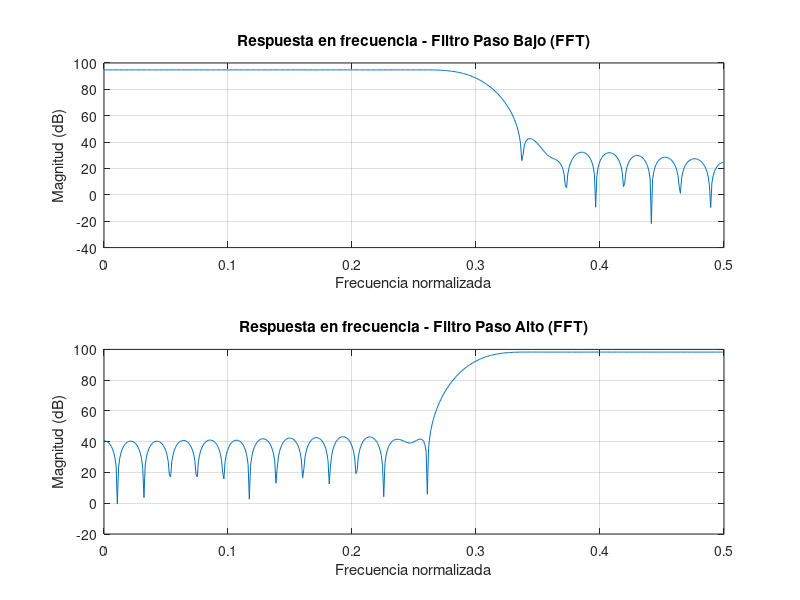

MATLAB code for this plot:


% Diseño de filtros
filtro_pb = fir1(46, 0.6, 'low'); % Filtro paso bajo
filtro_pa = fir1(46, 0.6, 'high'); % Filtro paso alto

% Escalado a valores enteros
max_val = 2^15 - 1;
filtro_pb_escalado = round(filtro_pb / max(abs(filtro_pb)) * max_val);
filtro_pa_escalado = round(filtro_pa / max(abs(filtro_pa)) * max_val);

% Impresión de los coeficientes
fprintf('Coeficientes del filtro paso bajo:\n');
fprintf('%d\n', filtro_pb_escalado);
fprintf('Coeficientes del filtro paso alto:\n');
fprintf('%d\n', filtro_pa_escalado);

% FFT para respuesta en frecuencia
N= 1024; % Número de puntos para la FFT
H_pb_fft = fft(filtro_pb_escalado, N);
H_pa_fft = fft(filtro_pa_escalado, N);

% Frecuencias correspondientes (normalizadas)
frecuencia = (0:N-1) / N; % Frecuencia normalizada [0, 1)

% Gráficas
figure;
subplot(2,1,1);
plot(frecuencia(1:N/2), 20*log10(abs(H_pb_fft(1:N/2))));
title('Respuesta en frecuencia - Filtro Paso Bajo (FFT)');
xlabel('Frecuencia normalizada');
ylabel('Magnitud (dB)');
grid on;

subplot(2,1,2);
plot(frecuencia(1:N/2), 20*log10(abs(H_pa_fft(1:N/2))));
title('Respuesta en frecuencia - Filtro Paso Alto (FFT)');
xlabel('Frecuencia normalizada');
ylabel('Magnitud (dB)');
grid on;